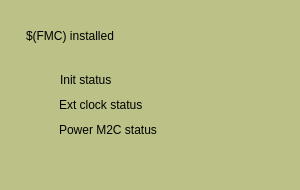
<?xml version="1.0" encoding="UTF-8"?>
<ui version="4.0">
 <class>MainWindow</class>
 <widget class="QMainWindow" name="MainWindow">
  <property name="geometry">
   <rect>
    <x>0</x>
    <y>0</y>
    <width>300</width>
    <height>190</height>
   </rect>
  </property>
  <property name="palette">
   <palette>
    <active>
     <colorrole role="Base">
      <brush brushstyle="SolidPattern">
       <color alpha="255">
        <red>255</red>
        <green>255</green>
        <blue>255</blue>
       </color>
      </brush>
     </colorrole>
     <colorrole role="Window">
      <brush brushstyle="SolidPattern">
       <color alpha="255">
        <red>187</red>
        <green>193</green>
        <blue>135</blue>
       </color>
      </brush>
     </colorrole>
    </active>
    <inactive>
     <colorrole role="Base">
      <brush brushstyle="SolidPattern">
       <color alpha="255">
        <red>255</red>
        <green>255</green>
        <blue>255</blue>
       </color>
      </brush>
     </colorrole>
     <colorrole role="Window">
      <brush brushstyle="SolidPattern">
       <color alpha="255">
        <red>187</red>
        <green>193</green>
        <blue>135</blue>
       </color>
      </brush>
     </colorrole>
    </inactive>
    <disabled>
     <colorrole role="Base">
      <brush brushstyle="SolidPattern">
       <color alpha="255">
        <red>187</red>
        <green>193</green>
        <blue>135</blue>
       </color>
      </brush>
     </colorrole>
     <colorrole role="Window">
      <brush brushstyle="SolidPattern">
       <color alpha="255">
        <red>187</red>
        <green>193</green>
        <blue>135</blue>
       </color>
      </brush>
     </colorrole>
    </disabled>
   </palette>
  </property>
  <property name="autoFillBackground">
   <bool>true</bool>
  </property>
  <widget class="QWidget" name="centralWidget">
   <property name="autoFillBackground">
    <bool>false</bool>
   </property>
   <widget class="caLabel" name="caLabel_0">
    <property name="geometry">
     <rect>
      <x>26</x>
      <y>20</y>
      <width>251</width>
      <height>31</height>
     </rect>
    </property>
    <property name="text">
     <string>$(FMC) installed</string>
    </property>
    <property name="alignment">
     <set>Qt::AlignAbsolute|Qt::AlignLeading|Qt::AlignLeft|Qt::AlignVCenter</set>
    </property>
    <property name="fontScaleMode">
     <enum>ESimpleLabel::Height</enum>
    </property>
    <property name="foreground">
     <color>
      <red>0</red>
      <green>0</green>
      <blue>0</blue>
     </color>
    </property>
    <property name="background">
     <color alpha="0">
      <red>0</red>
      <green>0</green>
      <blue>0</blue>
     </color>
    </property>
    <property name="frameShape">
     <enum>QFrame::NoFrame</enum>
    </property>
   </widget>
   <widget class="caLabel" name="caLabel_33">
    <property name="geometry">
     <rect>
      <x>59</x>
      <y>120</y>
      <width>150</width>
      <height>20</height>
     </rect>
    </property>
    <property name="text">
     <string>Power M2C status</string>
    </property>
    <property name="alignment">
     <set>Qt::AlignAbsolute|Qt::AlignLeading|Qt::AlignLeft|Qt::AlignVCenter</set>
    </property>
    <property name="fontScaleMode">
     <enum>ESimpleLabel::Height</enum>
    </property>
    <property name="foreground">
     <color>
      <red>0</red>
      <green>0</green>
      <blue>0</blue>
     </color>
    </property>
    <property name="background">
     <color alpha="0">
      <red>0</red>
      <green>0</green>
      <blue>0</blue>
     </color>
    </property>
    <property name="frameShape">
     <enum>QFrame::NoFrame</enum>
    </property>
   </widget>
   <widget class="caLed" name="caled_4">
    <property name="geometry">
     <rect>
      <x>205</x>
      <y>115</y>
      <width>30</width>
      <height>30</height>
     </rect>
    </property>
    <property name="channel" stdset="0">
     <string notr="true">$(IOC):$(FMC)-PGM2C</string>
    </property>
    <property name="colorMode">
     <enum>caLed::Alarm</enum>
    </property>
   </widget>
   <widget class="caLed" name="caled_2">
    <property name="geometry">
     <rect>
      <x>205</x>
      <y>90</y>
      <width>30</width>
      <height>30</height>
     </rect>
    </property>
    <property name="channel" stdset="0">
     <string notr="true">$(IOC):$(FMC)-CLOCK</string>
    </property>
    <property name="colorMode">
     <enum>caLed::Alarm</enum>
    </property>
   </widget>
   <widget class="caLabel" name="caLabel_31">
    <property name="geometry">
     <rect>
      <x>59</x>
      <y>95</y>
      <width>150</width>
      <height>20</height>
     </rect>
    </property>
    <property name="text">
     <string>Ext clock status</string>
    </property>
    <property name="alignment">
     <set>Qt::AlignAbsolute|Qt::AlignLeading|Qt::AlignLeft|Qt::AlignVCenter</set>
    </property>
    <property name="fontScaleMode">
     <enum>ESimpleLabel::Height</enum>
    </property>
    <property name="foreground">
     <color>
      <red>0</red>
      <green>0</green>
      <blue>0</blue>
     </color>
    </property>
    <property name="background">
     <color alpha="0">
      <red>0</red>
      <green>0</green>
      <blue>0</blue>
     </color>
    </property>
    <property name="frameShape">
     <enum>QFrame::NoFrame</enum>
    </property>
   </widget>
   <widget class="caLabel" name="caLabel_30">
    <property name="geometry">
     <rect>
      <x>60</x>
      <y>70</y>
      <width>150</width>
      <height>20</height>
     </rect>
    </property>
    <property name="text">
     <string>Init status</string>
    </property>
    <property name="alignment">
     <set>Qt::AlignAbsolute|Qt::AlignLeading|Qt::AlignLeft|Qt::AlignVCenter</set>
    </property>
    <property name="fontScaleMode">
     <enum>ESimpleLabel::Height</enum>
    </property>
    <property name="foreground">
     <color>
      <red>0</red>
      <green>0</green>
      <blue>0</blue>
     </color>
    </property>
    <property name="background">
     <color alpha="0">
      <red>0</red>
      <green>0</green>
      <blue>0</blue>
     </color>
    </property>
    <property name="frameShape">
     <enum>QFrame::NoFrame</enum>
    </property>
   </widget>
   <widget class="caLed" name="caled">
    <property name="geometry">
     <rect>
      <x>205</x>
      <y>65</y>
      <width>30</width>
      <height>30</height>
     </rect>
    </property>
    <property name="channel" stdset="0">
     <string notr="true">$(IOC):$(FMC)-INIT</string>
    </property>
    <property name="colorMode">
     <enum>caLed::Alarm</enum>
    </property>
   </widget>
  </widget>
 </widget>
 <customwidgets>
  <customwidget>
   <class>caLabel</class>
   <extends>QLabel</extends>
   <header>caLabel</header>
  </customwidget>
  <customwidget>
   <class>caLed</class>
   <extends>QWidget</extends>
   <header>caLed</header>
  </customwidget>
 </customwidgets>
 <resources/>
 <connections/>
</ui>
